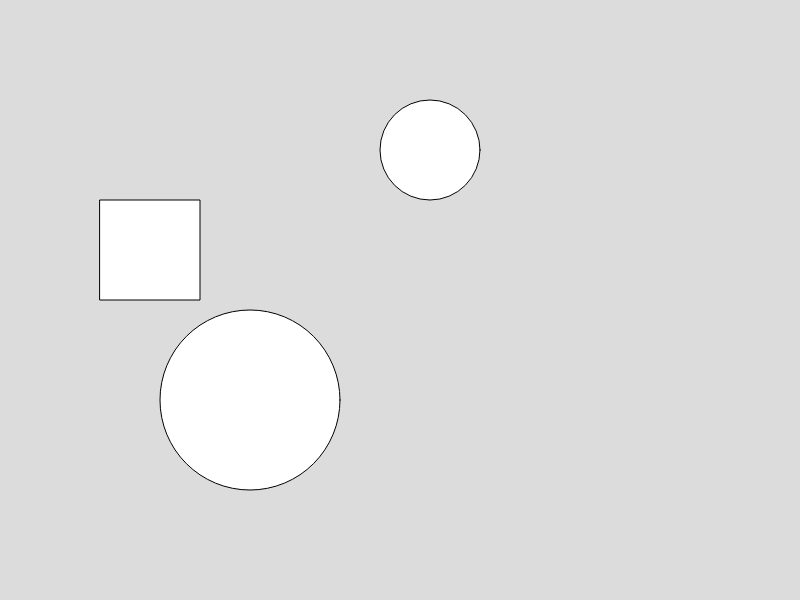
Frame 1 (no input)
Frame 60 (no input): identical to frame 1, image omitted
Frame 120 (the mouse pressed at the canvas centre since frame 60): identical to frame 1, image omitted

The p5.js sketch that drew this single still picture (run headless with seeded random() and noise() and a simulated clock; from frame 60 on, the mouse is pressed at the canvas centre):

// p5.js sketch
// ── sketch.js
function setup() {
  createCanvas(800, 600);
}

function draw() {
  background(220);
  circle(430,150,100)
  circle(250,400,180)
  rect(100,200,100)
}
